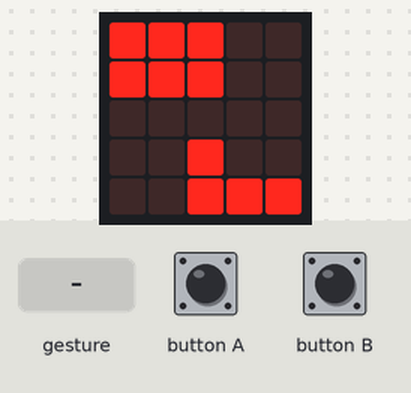
The program below on a simulated BBC micro:bit (MakeCode). Shown: the board's 5×5 LED display. The inputs (shaded band) are chosen by the test bench. A tilt is held for 1.5 s and a shake lasts 1 s, then the board lies face up again.

Above: at 1.2 s.
1.3 s: button B pressed for 0.15 s
At 2.6 s:
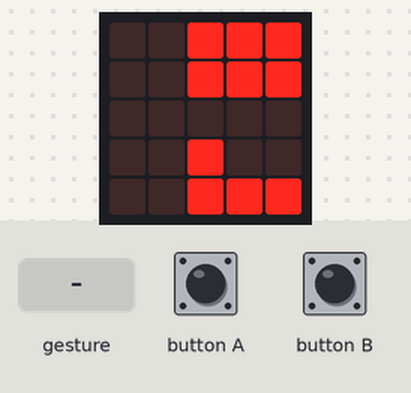
2.9 s: gesture 'shake'
At 3.5 s:
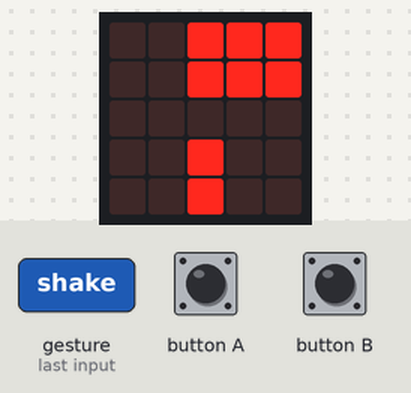
4.6 s: button A pressed for 0.15 s
At 5.5 s:
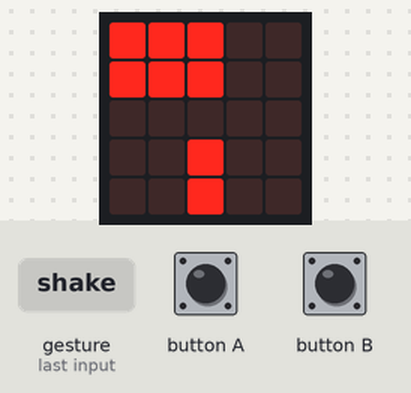
Timing chart, 0 to 7.6 s (numbered marks = the images above; inputs shaded):
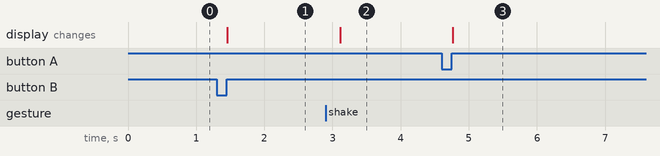

Measured:
- after the input at 1.3 s, the display: changes after 0.16 s (image 1)
- after the input at 2.9 s, the display: changes after 0.21 s (image 2)
- after the input at 4.6 s, the display: changes after 0.17 s (image 3)

The program:

main.ts
```typescript
function saugen () {
    if (saugerRaum == 1) {
        staubInRaum1 = false
    }
}
function staubZeichnen () {
    if (staubInRaum1 == true) {
        led.plot(3, 4)
        led.plot(4, 4)
    }
}
input.onButtonPressed(Button.A, function () {
    saugerRaum = 0
})
input.onGesture(Gesture.Shake, function () {
    saugen()
})
function wandZeichnen () {
    led.plot(2, 0)
    led.plot(2, 1)
    led.plot(2, 3)
    led.plot(2, 4)
}
function saugerZeichnen () {
    if (saugerRaum == 0) {
        led.plot(0, 0)
        led.plot(1, 0)
        led.plot(0, 1)
        led.plot(1, 1)
    } else {
        led.plot(3, 0)
        led.plot(4, 0)
        led.plot(3, 1)
        led.plot(4, 1)
    }
}
function weltZeichnen () {
    wandZeichnen()
    saugerZeichnen()
    staubZeichnen()
}
input.onButtonPressed(Button.B, function () {
    saugerRaum = 1
})
let staubInRaum1 = false
let saugerRaum = 0
saugerRaum = 0
staubInRaum1 = true
basic.forever(function () {
    basic.clearScreen()
    weltZeichnen()
})
```

test.ts
```typescript
// Hier kann man Tests durchführen; diese Datei wird nicht kompiliert, wenn dieses Paket als Erweiterung verwendet wird.
```
